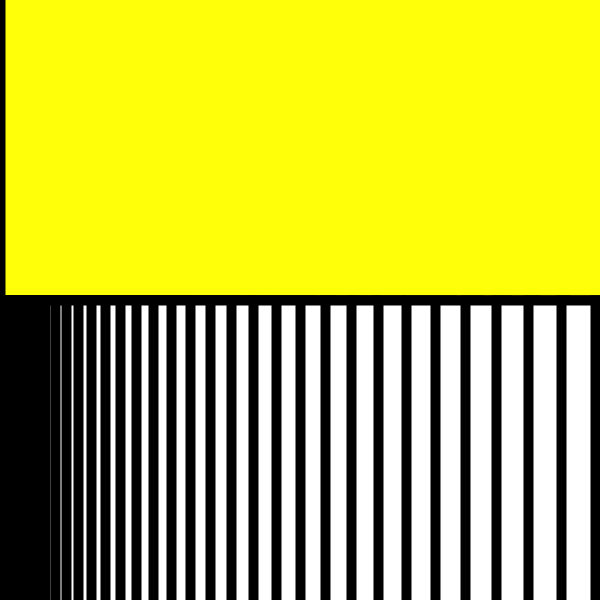
Frame 1 (no input)
Frame 60 (the mouse pressed at the canvas centre just before this capture): identical to frame 1, image omitted
Frame 120 (the mouse held since frame 60 and released just before this capture): identical to frame 1, image omitted

The Processing sketch that drew this single still picture (run headless with seeded random() and noise(); from frame 60 on, the mouse is pressed at the canvas centre):

// Processing sketch: processing_129136
// ── processing_129136.pde

int a = 0;
int b = 0;
int c = 0;
int d = 600;

void setup(){
size(600,600);
background(254,255,8);

}

void draw(){
  
  while(a < 600){
    strokeWeight(10);
    
  rect(a,300,100,500);
  a = a+b;
  b = b+1;
  c = c+60;
  

  
  
}

rect(0,0,0,600);
noStroke();
fill(68,103,76);
}
